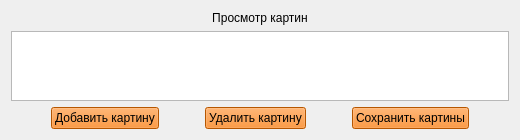
        <widget class="QWidget" name="page_6_for_admin">
         <layout class="QVBoxLayout" name="verticalLayout_14">
          <item>
           <layout class="QHBoxLayout" name="horizontalLayout_17">
            <item>
             <widget class="QLabel" name="label_14">
              <property name="styleSheet">
               <string notr="true">font: 11pt &quot;Comic Sans MS&quot;;</string>
              </property>
              <property name="text">
               <string>Просмотр картин</string>
              </property>
              <property name="alignment">
               <set>Qt::AlignCenter</set>
              </property>
             </widget>
            </item>
           </layout>
          </item>
          <item>
           <widget class="QTableWidget" name="table_pictures">
            <property name="sizeAdjustPolicy">
             <enum>QAbstractScrollArea::AdjustToContents</enum>
            </property>
            <attribute name="horizontalHeaderStretchLastSection">
             <bool>true</bool>
            </attribute>
           </widget>
          </item>
          <item>
           <layout class="QHBoxLayout" name="horizontalLayout_21">
            <item>
             <spacer name="horizontalSpacer_13">
              <property name="orientation">
               <enum>Qt::Horizontal</enum>
              </property>
              <property name="sizeHint" stdset="0">
               <size>
                <width>40</width>
                <height>20</height>
               </size>
              </property>
             </spacer>
            </item>
            <item>
             <widget class="QPushButton" name="btn_new_picture">
              <property name="styleSheet">
               <string notr="true">background-color: rgb(255,121,0);
font: 9pt &quot;Comic Sans MS&quot;;</string>
              </property>
              <property name="text">
               <string>Добавить картину</string>
              </property>
             </widget>
            </item>
            <item>
             <spacer name="horizontalSpacer_15">
              <property name="orientation">
               <enum>Qt::Horizontal</enum>
              </property>
              <property name="sizeHint" stdset="0">
               <size>
                <width>40</width>
                <height>20</height>
               </size>
              </property>
             </spacer>
            </item>
            <item>
             <widget class="QPushButton" name="btn_delete_picture">
              <property name="styleSheet">
               <string notr="true">background-color: rgb(255,121,0);
font: 9pt &quot;Comic Sans MS&quot;;</string>
              </property>
              <property name="text">
               <string>Удалить картину</string>
              </property>
             </widget>
            </item>
            <item>
             <spacer name="horizontalSpacer_14">
              <property name="orientation">
               <enum>Qt::Horizontal</enum>
              </property>
              <property name="sizeHint" stdset="0">
               <size>
                <width>40</width>
                <height>20</height>
               </size>
              </property>
             </spacer>
            </item>
            <item>
             <widget class="QPushButton" name="btn_save_pictures">
              <property name="styleSheet">
               <string notr="true">background-color: rgb(255,121,0);
font: 9pt &quot;Comic Sans MS&quot;;</string>
              </property>
              <property name="text">
               <string>Сохранить картины</string>
              </property>
             </widget>
            </item>
            <item>
             <spacer name="horizontalSpacer_16">
              <property name="orientation">
               <enum>Qt::Horizontal</enum>
              </property>
              <property name="sizeHint" stdset="0">
               <size>
                <width>40</width>
                <height>20</height>
               </size>
              </property>
             </spacer>
            </item>
           </layout>
          </item>
         </layout>
        </widget>
